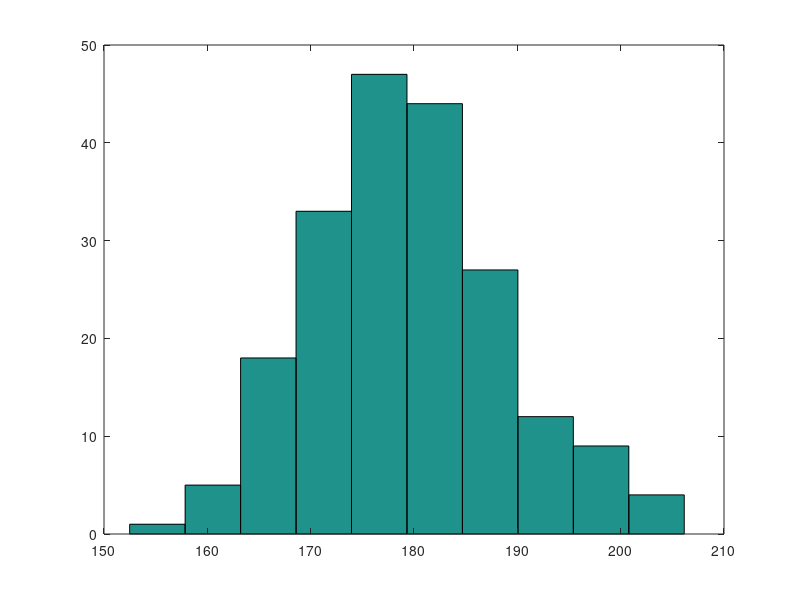
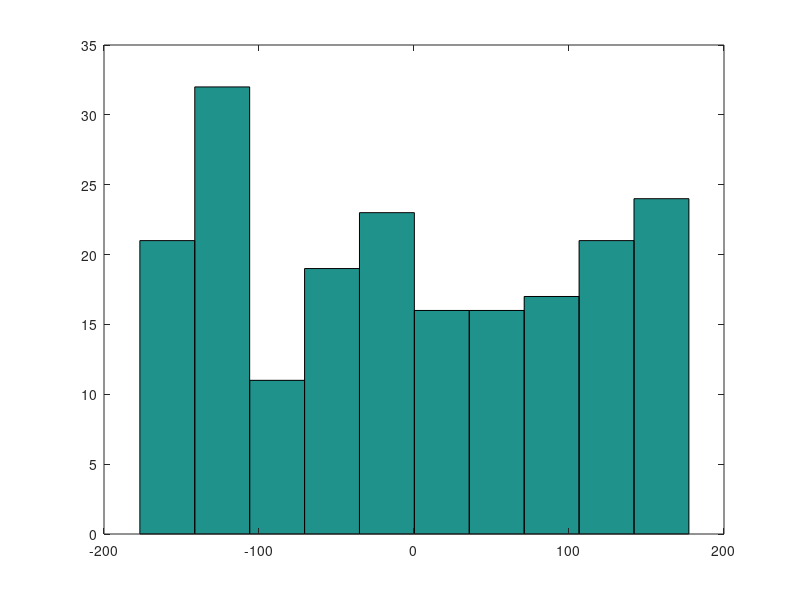
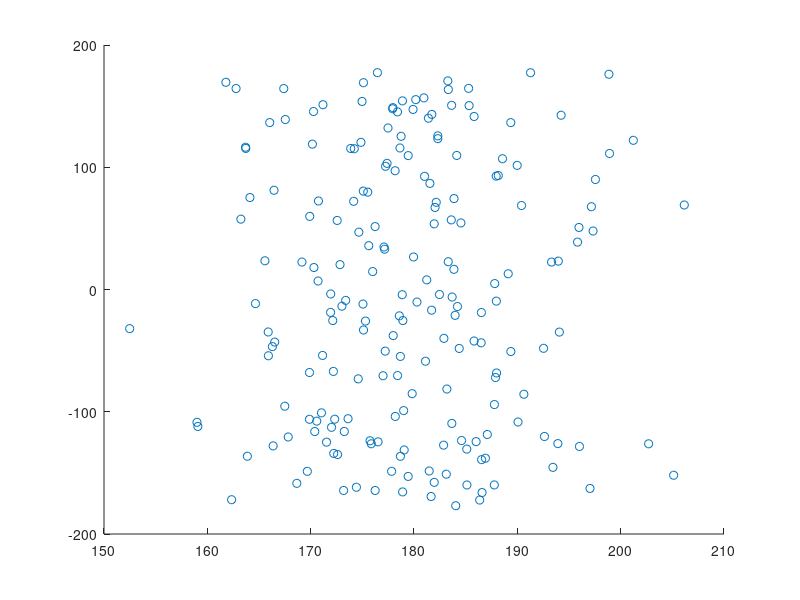
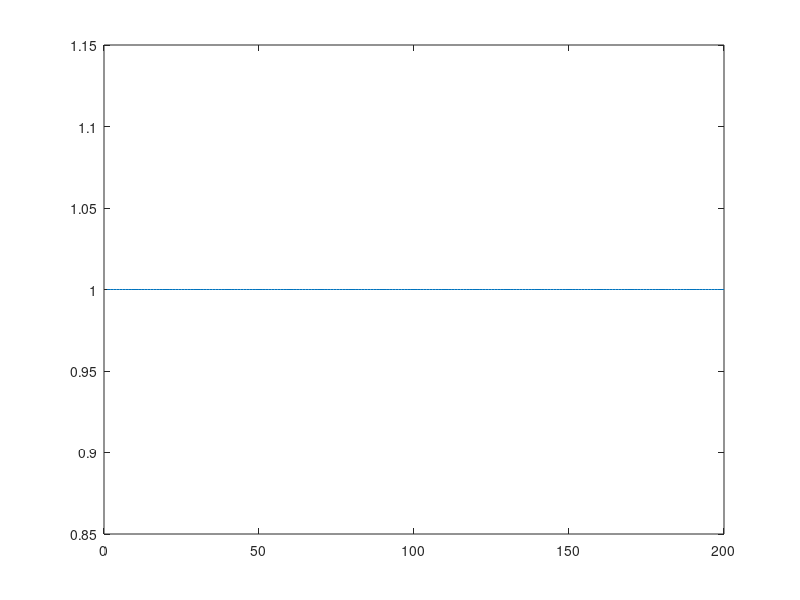

Write MATLAB code to recreate these figures, in order.
v0=5;
for i=1:200
 %   v(i)=random('Normal',v0,1);
    alpha(i)=random('Normal',180,10);
    beta(i)=random('Uniform',-180,180);
end

figure;
hist(alpha);

figure;
hist(beta);

figure; scatter(alpha,beta)

figure; plot(sqrt((sind(alpha).*sind(beta)).^2+(sind(alpha).*cosd(beta)).^2+(cosd(alpha)).^2))

vR=v0.*sind(alpha).*cosd(beta);
vR(2,:)=0.*vR(1,:);
vZ=v0.*cosd(alpha);
vZ(2,:)=0.*vZ(1,:);
vphi=v0.*sind(alpha).*sind(beta);
vphi(2,:)=0.*vphi(1,:);
figure; plot3(vR,vphi,vZ)
